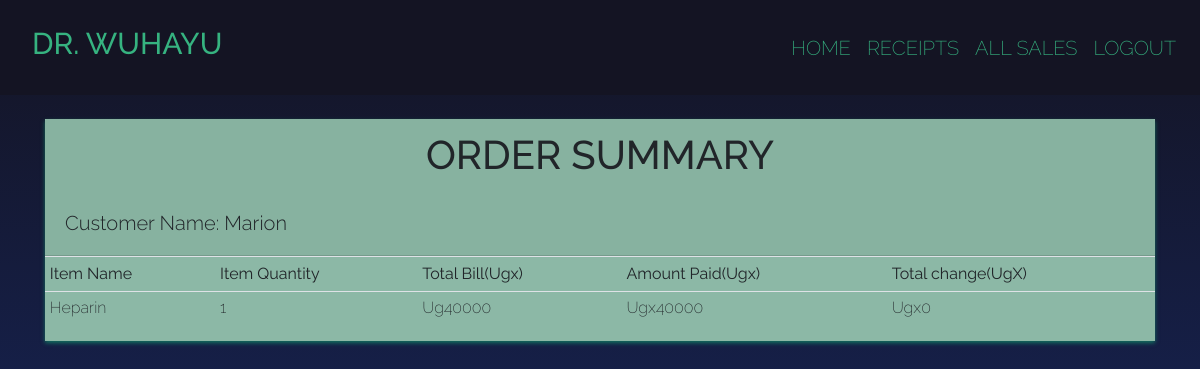
/receipt/4 (signed in), run on the app's committed database.
### invo/models.py (models this page shows, shortened)
class Sale(models.Model):
    item = models.ForeignKey(Product, on_delete = models.CASCADE)
    quantity = models.IntegerField(default = 0, null = False, blank = True)
    ammount_received = models.IntegerField(default = 0, null = False, blank = True)
    issued_to = models.CharField(max_length = 50, null = True, blank = True)
    unit_price = models.IntegerField(default = 0, null = True, blank = True)
    date = models.DateTimeField(default=datetime.now, editable=False)
    def get_total(self):
        total = (self.quantity * self.item.unit_price)
        return int(total)
    def get_change(self):
        change = self.get_total() - self.ammount_received
        return abs(int(change))# returns the abosulete value

class Product(models.Model):
    category_name = models.ForeignKey(Category,on_delete=models.CASCADE, null=True, blank=True)
    item_name = models.CharField(max_length = 50, null = True, blank = True)
    total_quantity = models.IntegerField(default = 0, null = True, blank = True)
    issuied_quantity = models.IntegerField(default = 0, null = True, blank = True)
    received_quantity = models.IntegerField(default = 0, null = True, blank = True)
    unit_price = models.IntegerField(default = 0, null = True, blank = True)
    manufacturer = models.CharField(max_length = 50, null = True, blank = True)
    brand = models.CharField(max_length = 50, null = True, blank = True)
    def __str__(self):
        return self.item_name

### invo/views.py (the view)
# urls.py: path('receipt/<int:receipt_id>', views.receipt_detail, name = 'receipt_detail' ),
@login_required
def receipt_detail(request,receipt_id):
    receipt = Sale.objects.get(id = receipt_id)
    return render(request, 'products/receipt_detail.html', {'receipt':receipt})

### templates/products/receipt_detail.html (shortened to what this page needs)
{% extends 'products/base.html'%} {% block content%}
<br />
<div class="container">
  <div class="row">
    <div class="col-md-12">
      <div class="card3">
        <div class="card-header">
          <h1 class="text-center">ORDER SUMMARY</h1><br>
          <h2 class="lead">Customer Name: {{receipt.issued_to | title}}</h2>
        </div>
        <div class="card-block">
          <div class="table-responsive">
            <table class="table table-sm">
              <thead>
                <tr>
                  <td><strong>Item Name</strong></td>
                  <td class="text-xs-center"><strong>Item Quantity</strong></td>
                  <td class="text-xs-right"><strong>Total Bill(Ugx)</strong></td>
                  <td class="text-xs-right"><strong>Amount Paid(Ugx)</strong></td>
                  <td class="text-xs-right">
                    <strong>Total change(UgX)</strong>
                  </td>
                </tr>
              </thead>
              <tbody>
                <tr>
                  <td>{{receipt.item| title}}</td>
                  <td class="text-xs-center">{{receipt.quantity }}</td>
                  <td class="text-xs-center">Ug{{receipt.get_total | title}}</td>
                  <td class="text-xs-right">Ugx{{ receipt.ammount_received }}</td>
                  <td class="text-xs-right">Ugx{{ receipt.get_change }}</td>
                </tr>
              </tbody>
            </table>
          </div>
        </div>
      </div>
    </div>
  </div>
</div>
{% endblock %}

### invo/static/css/main.css (style rules this page uses)
:root { height: 100%; width: 100vw; margin: 0; padding: 0; overflow-x: hidden; }
* { box-sizing: border-box; padding: 0; margin: 0; }
html,body { position: relative; overflow-x: hidden; background: linear-gradient(to bottom,#141423,#172c71); width: 100% !important; height: 100vh; display: table; position: relative; background-position: center; -o-background-size: cover; -moz-background-size: cover; -webkit-background-size: cover; background-size: cover; background-repeat: no-repeat; font-weight: 400; max-width: 100; }
body { font-family: 'raleway'; font-weight: 200; }
.card3 { background-color:#8cb8a6; border-radius: 0px; box-shadow: 0 2px 4px rgba(16, 148, 108, 0.7); }

### data on the page
Sale: issued_to "Marion", item "Heparin", quantity "1", get_total "40000", ammount_received "40000", get_change "0"
